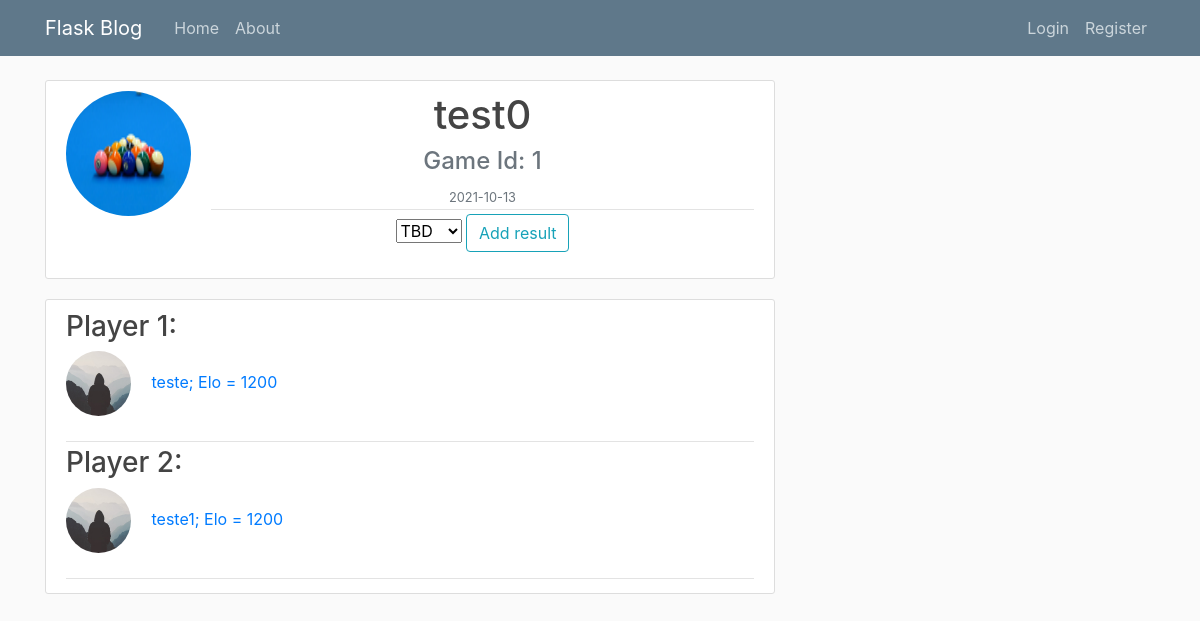
The page /game/1/view on the database its author committed.
### flaskproject/models.py (models this page shows, shortened)
class Game(db.Model):
    id = db.Column(db.Integer, primary_key=True)
    name = db.Column(db.String(100), unique=False, nullable=False)
    password = db.Column(db.String(60), nullable=False)
    date_created = db.Column(db.DateTime, nullable=False, default=datetime.utcnow)
    image_file = db.Column(db.String(20), nullable=False, default="default.png")
    winner = db.Column(db.Integer, nullable=True)

class User(db.Model, UserMixin):
    id = db.Column(db.Integer, primary_key=True)
    username = db.Column(db.String(20), unique=True, nullable=False)
    email = db.Column(db.String(120), unique=True, nullable=False)
    image_file = db.Column(db.String(20), nullable=False, default="default.jpg")
    password = db.Column(db.String(60), nullable=False)
    elo = db.Column(db.Float, default=1200, nullable=False)
    games = db.relationship(
        "Game",
        secondary=game_players,
        lazy="dynamic",
        backref=db.backref("players", lazy="dynamic"),
    )
    date_created = db.Column(db.DateTime, nullable=False, default=datetime.utcnow)

### flaskproject/games/routes.py (the view, shortened to what this page needs)
@games.route("/game/<int:game_id>/view", methods=["GET", "POST"])
def view_game(game_id):
    game = Game.query.get_or_404(game_id)
    form = WinnerForm()
    choices = [(0, "TBD")]
    players = [i for i in game.players]
    for j in range(len(players)):
        choices.append((j + 1, players[j].username))
    form.group_id.choices = choices
    return render_template(
        "game.html",
        title="View game",
        game=game,
        creator=players[0],
        form=form,
        players=players,
    )

### flaskproject/games/forms.py
class WinnerForm(FlaskForm):
    group_id = SelectField(
        u"group_id", choices=[], validators=[DataRequired()], coerce=int
    )
    submit = SubmitField("Add result")

### flaskproject/templates/game.html (shortened to what this page needs)
{% extends "layout.html" %}
{% block content %}
<article class="media content-section">
	<img class="rounded-circle account-img" src= "{{ url_for('static', filename = 'game_pics/' + game.image_file) }}">
	<div class="media-body">
		<h1 class="article-title" align = center>{{ game.name }}</h1>
				<div align = center>
					<h4 class="text-muted"> Game Id: {{ game.id }}</h4>
				</div>
		<div class="article-metadata">
			<div align="center">
			<small class="text-muted">{{ game.date_created.strftime('%Y-%m-%d') }}</small>
			</div>
		</div>
			<div align = center>
				<div>
					{% if game.winner %}
                        {% if game.winner == players[0].id %}
					        <a class="mr-2" href=" {{ url_for('games.match_history', user_id = players[0].id, which = 'all' )}} ">Winner: {{players[0].username}}</a>
                        {% else %}
                            <a class="mr-2" href=" {{ url_for('games.match_history', user_id  = players[1].id, which = 'all' )}} ">Winner: {{players[1].username}}</a>
                    {% endif %}
					{% else %}
                        {% if players[1]  %}
                        <form method = 'POST' class="form-group">
                            {{form.group_id}}
                                {{ form.submit( class = "btn btn-outline-info") }}
                        </form>
                        {% endif %}
					{% endif %}
				</div>
		</div>
		</div>
</article>
<article class="media content-section">
	<div class="media-body">
		{% if players[1] %}
		<div class="article-metadata">
		 {% else %}
			<div>
		{% endif %}
				<h3>Player 1:</h3>
			  <div class="column left">
				<img class="rounded-circle article-img" src="{{ url_for('static', filename='profile_pics/' + creator.image_file) }}">
				<a class="mr-2" href=" {{ url_for('games.match_history', user_id = creator.id, which = 'all' )}} ">{{ creator.username }}; Elo = {{ creator.elo|int}}</a>
			  </div>
			<br />
		</div>
		{% if players[1] %}
		<div class="article-metadata">
			<h3>Player 2: </h3>
			  <div class="column left">
				<img class="rounded-circle article-img" src="{{ url_for('static', filename='profile_pics/' + players[1].image_file) }}">
				<a class="mr-2" href=" {{ url_for('games.match_history', user_id = players[1].id, which = 'all' )}} ">{{ players[1].username }}; Elo = {{players[1].elo|int}}</a>
			  </div>
			<br />
		</div>
		{% endif %}
</article>
{% endblock content %}

### flaskproject/static/main.css (style rules this page uses)
body { background: #fafafa; color: #333333; margin-top: 5rem; }
h1, h2, h3, h4, h5, h6 { color: #444444; }
.content-section { background: #ffffff; padding: 10px 20px; border: 1px solid #dddddd; border-radius: 3px; margin-bottom: 20px; }
.article-title { color: #444444; }
.article-img { height: 65px; width: 65px; margin-right: 16px; }
.article-metadata { padding-bottom: 1px; margin-bottom: 4px; border-bottom: 1px solid #e3e3e3 }
.account-img { height: 125px; width: 125px; margin-right: 20px; margin-bottom: 16px; }

### rows shown on the page
Game: image_file (placeholder picture), name "test0", id "1", date_created "2021-10-13"
User: image_file (placeholder picture), username "teste", elo "1200"
User: image_file (placeholder picture), username "teste1", elo "1200"
